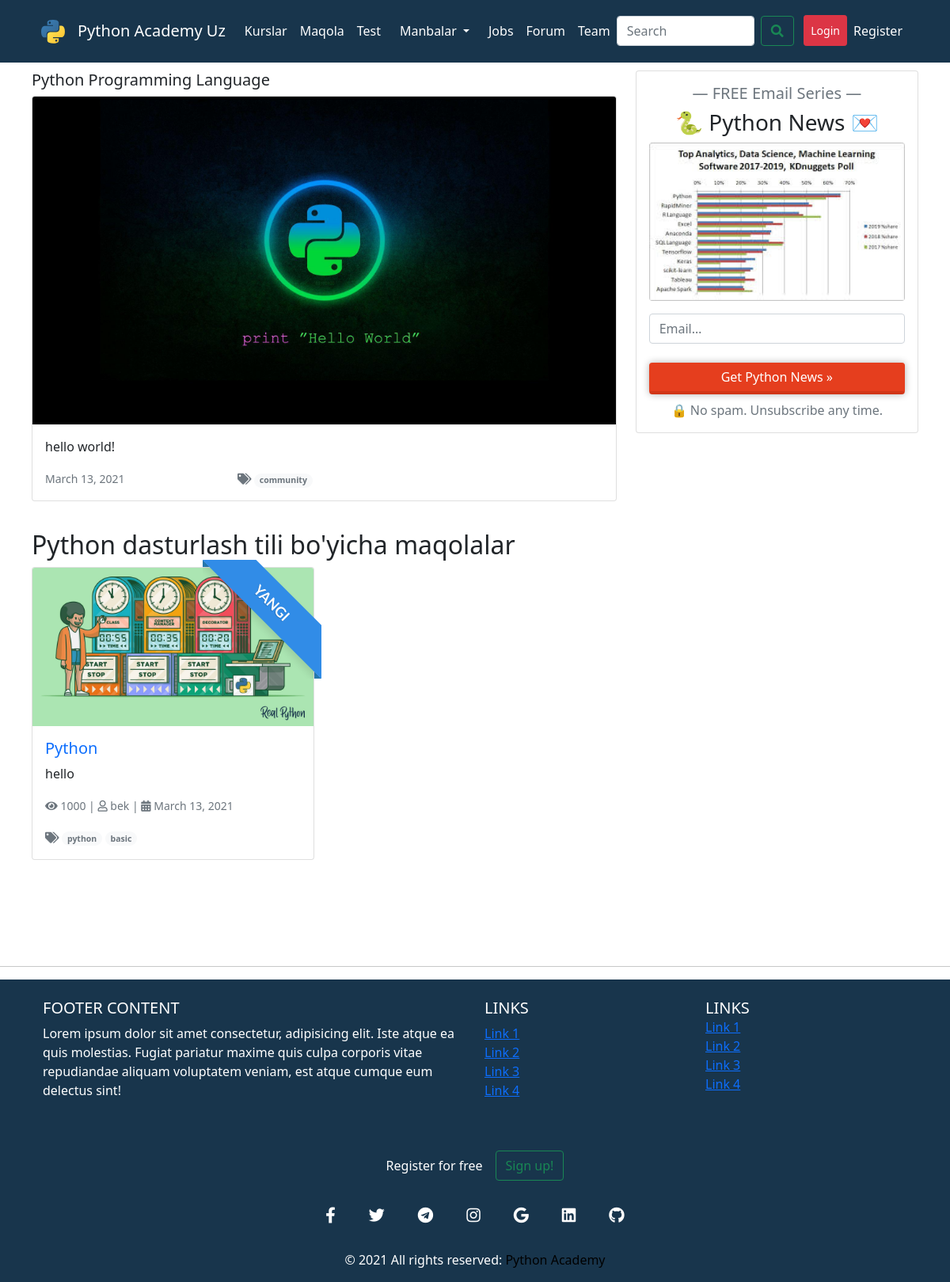
The page / on the database its author committed.
### home/models.py (models this page shows, shortened)
class CardModel(models.Model):
    title = models.CharField(max_length=100)
    image = models.ImageField(upload_to='img')
    text = models.TextField()
    create_date = models.DateField(default=datetime.now())
    tag = models.ManyToManyField(TagModel, verbose_name='tag_list')

class TagModel(models.Model):
    name=models.CharField(max_length=15)

class HomeMaqolaModel(models.Model):
    title = models.CharField(max_length=100)
    image = models.ImageField(upload_to='img')
    text = models.TextField()
    create_date = models.DateField(default=datetime.now())
    author = models.ForeignKey(User, on_delete=models.CASCADE)
    tag = models.ManyToManyField(TagModel, verbose_name='list_tag')
    ribbon=models.CharField(max_length=10)

### home/views.py (the view)
# urls.py: path('', homepage, name="homepage"),
def homepage(request):
    card=CardModel.objects.all()[0]
    maqolalar=HomeMaqolaModel.objects.all()
    context={'card':card,'maqolalar':maqolalar}
    return render(request, 'home/index.html',context)

### templates/home/index.html (shortened to what this page needs)
{% extends 'base.html' %}
{% load static %}
{% block content %}
<section class="container">
    <div class="row">
      <div class="col-8">
        <h5 class="card-title">{{card.title}}</h5>
        <div class="card mb-3">
          <img src="{{card.image.url}}" class="card-img-top" alt="...">
          <div class="card-body">
            <p class="card-text">{{card.text}}</p>
            <div class="row">
              <div class="col-4"><p class="card-text"><small class="text-muted">{{card.create_date}}</small></p></div>
            <div class="col-8">
              <p class="card-tags">
                <small class="text-muted">
                <span class="fa fa-tags"></span>
                    {% for i in card.tag.all %}
                    <a href="#" class="text-muted"><span class="badge rounded-pill bg-light  text-muted">{{i.name}}</span></a>
                    {%endfor%}
                </small>
                </p>
            </div>
            </div>
          </div>
        </div>
      </div>
      <div class="col-4">
        <div class="card">
         <form class="card-body" action="/optins/process/" method="post">
            <div class="form-group">
              <p class="h5 text-muted text-center">— FREE Email Series —</p>
              <p class="h3 text-center">🐍 Python News 💌</p>
              <p><img class="img-fluid rounded" width="738" height="490" alt="Python Tricks Dictionary Merge"></p>
            </div>
            <div class="form-group">
              <input type="email" class="form-control form-control-md" name="email" placeholder="Email…" required="">
              <br>
            </div>
                <button style="
                              border-style: solid;
                              border-width: 0 1px 4px;
                              font-size: inherit;
                              font-weight: inherit;
                              text-transform: inherit;
                              box-shadow: rgb(0 0 0 / 30%) 0 0 10px;
                              background-color: #e53e1e;
                              border-bottom-width: 4px;
                              border-color: #e53e1e;
                              border-bottom-color: #d13618;
                              color: #fff;
                              display: block;
  width: 100%;
    " type="submit" name="submit" class="btn btn-primary btn-md btn-block">Get Python News »</button>
            <p class="mb-0 mt-2 text-muted text-center">🔒 No spam. Unsubscribe any time.</p>
         </form>
        </div>
      </div>
    </div>
  </section>
<div class="container">
<h2>Python dasturlash tili bo'yicha maqolalar</h2>
<div class="row row-cols-1 row-cols-sm-2 row-cols-md-3 ">
    {% for maqola in maqolalar %}
    <div class="col mb-4">
        <div class="card">
         <div class="ribbon ribbon-top-right" ><span>Yangi</span></div>
         <img src="{{maqola.image.url}}" class="card-img-top" alt="...">
         <div class="card-body">
           <h5><a  style="text-decoration:none" class="card-title">{{maqola.title}}</a></h5>
           <p class="card-text">{{maqola.text}}</p>
           <p class="card-text"><small class="text-muted"><i class="fas fa-eye"></i> 1000 | <i class="far fa-user"></i> {{maqola.author}} | <i class="fas fa-calendar-alt"></i> {{maqola.create_date}}</small></p>
           <p class="card-tags">
             <small class="text-muted">
             <span class="fa fa-tags"></span>
             {% for tag in maqola.tag.all %}
                 <a href="#" class="text-muted"><span class="badge rounded-pill bg-light  text-muted">{{tag.name}}</span></a>
             {%endfor%}
             </small>
             </p>
         </div>
       </div>
     </div>
    {%endfor%}
</div>
</div>
{% endblock content %}

### templates/base.html (shortened to what this page needs)
{% load static %}
<!DOCTYPE html>
<html lang="en">
<head>
    <link rel="stylesheet" href="{% static 'css/bootstrap.css' %}">
    <link rel="stylesheet" href="{% static 'css/main.css' %}">
    <link rel="stylesheet" href="https://cdnjs.cloudflare.com/ajax/libs/font-awesome/5.15.2/css/all.min.css">
</head>
<body>
    <header class="header-color sticky-top">
        <div class="container">
            <nav class="navbar navbar-expand-lg navbar-light ">
                <div class="container-fluid">
                    <a class="navbar-brand" href="index.html">
                        <img src="{% static 'img/python-seeklogo.com.svg' %}" alt="" width="30" height="24" class="pylogo">
                    </a>
                    <a class="navbar-brand" href="index.html" id="colornav">Python Academy Uz</a>
                  <div class="collapse navbar-collapse" id="navbarSupportedContent">
                    <ul class="navbar-nav me-auto mb-4 mb-lg-0">
                      <li class="nav-item">
                        <a class="nav-link" href="courses.html" id="colornav">Kurslar</a>
                      </li>
                      <li class="nav-item">
                        <a class="nav-link active" aria-current="page" href="detail.html" id="colornav">Maqola</a>
                      </li>
                      <li class="nav-item">
                        <a class="nav-link" href="#" id="colornav">Test</a>
                      </li>
                      <li class="nav-item dropdown dropx">
                        <a id="colornav" class="nav-link dropdown-toggle" href="javascript:void(0)" id="navbarDropdown" role="button" data-bs-toggle="dropdown" aria-expanded="false">
                          Manbalar
                        </a>
                      </li>
                      <li class="nav-item">
                        <a class="nav-link" href="job_list.html" id="colornav">Jobs</a>
                      </li>
                      <li class="nav-item">
                        <a class="nav-link" href="#" id="colornav">Forum</a>
                      </li>
                      <li class="nav-item">
                        <a class="nav-link" href="team.html" id="colornav">Team</a>
                      </li>
                    </ul>
                    <form class="d-flex">
                      <input class="form-control me-2" type="search" placeholder="Search" aria-label="Search">
                      <button class="btn btn-outline-success" type="submit"><i class="fa fa-search" aria-hidden="true"></i></button>
                    </form> &nbsp;&nbsp;&nbsp;
                    <ul class="navbar-nav">
		                <li class="nav-item">
		                    <a class="nav-link btn btn-danger btn-sm"  id='colornav' href="login.html">Login</a>
		                </li>
		                <li class="nav-item">
		                    <a class="nav-link"  id='colornav' href="register.html">Register</a>
		                </li>
            		    </ul>
                  </div>
                </div>
              </nav>
        </div>
    </header>
    {% block content %}
    {% endblock content%}
<hr style="margin-top: 100px;">
<footer class="bg-footer text-black text-center text-lg-start bg1-dark">
  <div class="container p-4">
    <div class="row">
      <div class="col-lg-6 col-md-12 mb-4 mb-md-0">
        <h5 class="text-uppercase">Footer Content</h5>
        <p>
          Lorem ipsum dolor sit amet consectetur, adipisicing elit. Iste atque ea quis
          molestias. Fugiat pariatur maxime quis culpa corporis vitae repudiandae aliquam
          voluptatem veniam, est atque cumque eum delectus sint!
        </p>
      </div>
      <div class="col-lg-3 col-md-6 mb-4 mb-md-0">
        <h5 class="text-uppercase">Links</h5>
        <ul class="list-unstyled mb-0">
          <li>
            <a href="#!">Link 1</a>
          </li>
          <li>
            <a href="#!">Link 2</a>
          </li>
          <li>
            <a href="#!">Link 3</a>
          </li>
          <li>
            <a href="#!">Link 4</a>
          </li>
        </ul>
      </div>
      <div class="col-lg-3 col-md-6 mb-4 mb-md-0">
        <h5 class="text-uppercase mb-0">Links</h5>
        <ul class="list-unstyled">
          <li>
            <a href="#!">Link 1</a>
          </li>
          <li>
            <a href="#!">Link 2</a>
          </li>
          <li>
            <a href="#!">Link 3</a>
          </li>
          <li>
            <a href="#!">Link 4</a>
          </li>
        </ul>
      </div>
    </div>
  </div>
  <div class="p-4 pb-0">
    <section class="">
      <p class="d-flex justify-content-center align-items-center">
        <span class="me-3">Register for free</span>
        <button type="button" class="btn btn-outline-success btn-rounded">
          Sign up!
        </button>
      </p>
    </section>
  </div>
  <section class="d-flex justify-content-center align-items-center">
    <a class="btn btn-link btn-floating btn-lg text-dark m-1" href="#!" role="button" data-mdb-ripple-color="dark"><i class="fab fa-facebook-f" style="color:white"></i></a>
    <a class="btn btn-link btn-floating btn-lg text-dark m-1" href="#!" role="button" data-mdb-ripple-color="dark" ><i class="fab fa-twitter" style="color:white"></i></a>
    <a class="btn btn-link btn-floating btn-lg text-dark m-1" href="#!" role="button" data-mdb-ripple-color="dark"><i class="fab fa-telegram" style="color:white"></i></a>
    <a class="btn btn-link btn-floating btn-lg text-dark m-1" href="#!" role="button" data-mdb-ripple-color="dark"><i class="fab fa-instagram" style="color:white"></i></a>
    <a class="btn btn-link btn-floating btn-lg text-dark m-1" href="#!" role="button" data-mdb-ripple-color="dark"><i class="fab fa-google" style="color:white"></i></a>
    <a class="btn btn-link btn-floating btn-lg text-dark m-1" href="#!" role="button" data-mdb-ripple-color="dark"><i class="fab fa-linkedin" style="color:white"></i></a>
    <a class="btn btn-link btn-floating btn-lg text-dark m-1" href="#!" role="button" daata-mdb-ripple-color="dark"><i class="fab fa-github" style="color:white"></i></a>
  </section>
  <div class="text-center p-3 bg1-dark">
    © 2021 All rights reserved:
    <a style="text-decoration: none; color: black;" href="pythonacademy">Python Academy</a>
  </div>
</footer>
</body>
</html>

### static/css/main.css (style rules this page uses)
.header-color { background-color: #18354C; color: #ffffff; height: 79px; }
* { padding: 0; margin: 0; }
.pylogo { width: 30px; height: 30px; margin: 0; }
.container { padding: 10px; }
#colornav { color: #ffffff !important; }
.dropx { width: 120px; text-align: center; cursor: pointer; }
.ribbon { width: 150px; height: 150px; overflow: hidden; position: absolute; }
.ribbon::before, .ribbon::after { position: absolute; z-index: -1; content: ''; display: block; border: 5px solid #2980b9; }
.ribbon span { position: absolute; display: block; width: 225px; padding: 15px 0; background-color: #318CE7; box-shadow: 0 5px 10px rgba(0,0,0,.1); color: #fff; font: 700 18px/1 'Lato', sans-serif; text-shadow: 0 1px 1px rgba(0,0,0,.2); text-transform: uppercase; text-align: center; }
.ribbon-top-right { top: -10px; right: -10px; }
.ribbon-top-right::before, .ribbon-top-right::after { border-top-color: transparent; border-right-color: transparent; }
.ribbon-top-right::before { top: 0; left: 0; }
.ribbon-top-right::after { bottom: 0; right: 0; }
.ribbon-top-right span { left: -25px; top: 30px; transform: rotate(45deg); }
.bg1-dark { background-color: #18354C; color:#ffffff; }
.card-tags { margin: 0; }

### rows shown on the page
CardModel: title "Python Programming Language", image (picture), text "hello world!", create_date "March 13, 2021"
TagModel: name "community"
HomeMaqolaModel: image (picture), title "Python", text "hello", author "bek", create_date "March 13, 2021"
TagModel: name "python"
TagModel: name "basic"
